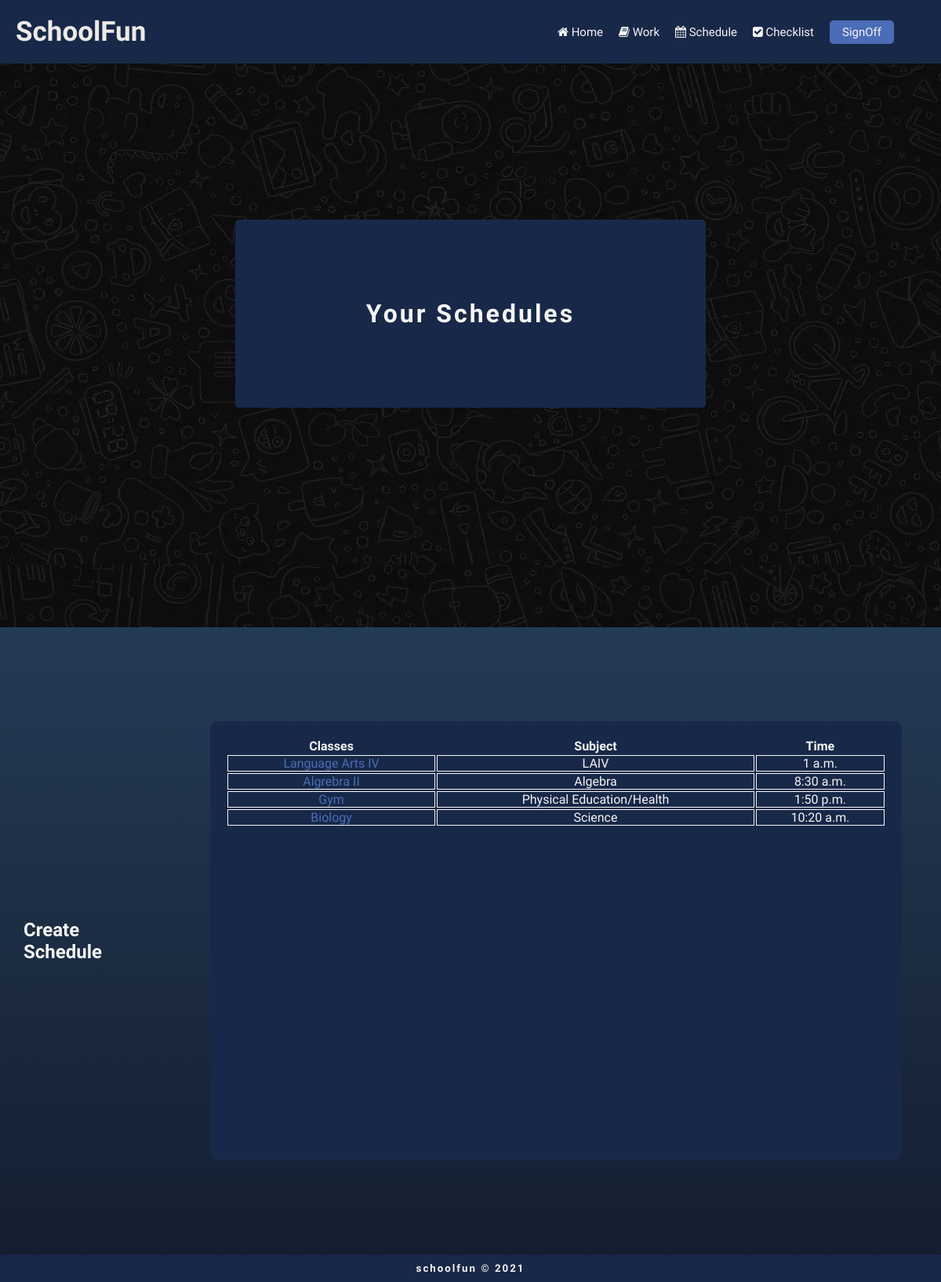
The app's page /schedule/ (signed in) with its own data.
### school/models.py (models this page shows, shortened)
class Schedule(models.Model):
    class_name = models.CharField(max_length=200)
    subject = models.CharField(max_length=200)
    time = models.TimeField(auto_now=False, auto_now_add=False)

### school/views.py (the view)
# urls.py: path("schedule/", views.ScheduleView.as_view(), name="schedule"),
class ScheduleView(LoginRequiredMixin, ListView):
    model = Schedule
    template_name = 'school/schedule_list.html'
    def get_context_data(self, **kwargs):
        context = super().get_context_data(**kwargs)
        context["schedules"] = Schedule.objects.all()
        return context

### school/templates/school/schedule_list.html
{% extends 'school/base.html' %}
{% load static %}
{% block content %}
    <div class="starter-page" style="background-image: url('{% static 'school/assets/welcomepage.jpeg' %}');">
        <div class="welcome">
            <h1>Your Schedules</h1>
        </div>
    </div>
    <div class="list-page">
        <a href="{% url 'add_schedule' %} "><h2 class="title-page">Create Schedule</h2></a>
        <div class="page">
        <table class="schedule-table">
            <thead>
                <tr>
                    <th>Classes</th>
                    <th>Subject</th>
                    <th>Time</th>
                </tr>
            </thead>
            <tbody>
            {% for schedule in schedules %}
                <tr class="lists">
                    <td><a href="{% url 'delete_schedule' schedule.id %}">{{ schedule.class_name }}</a></td>
                    <td>{{ schedule.subject }}</td>
                    <td>{{ schedule.time }}</td>
                </tr>
            {% endfor %}
            </tbody>
        </table>
        </div>
    </div>
{% endblock %}

### school/static/school/main.css (style rules this page uses)
* { font-family: 'Irish Grover', Impact, Haettenschweiler, 'Arial Narrow Bold', sans-serif; margin: 0; padding: 0; box-sizing: border-box; text-decoration: none; }
html { scroll-behavior: smooth; height: 100vh; }
.starter-page, .work-page, .checklist-page, .list-page, .form-page { height: 100vh; width: 100%; display: flex; justify-content: center; align-items: center; background: #141E30; background: -webkit-linear-gradient(to bottom, #243B55, #141E30); background: linear-gradient(to bottom, #243B55, #141E30); }
.welcome { width: 50%; display: flex; justify-content: center; flex-direction: column; text-align: center; height: 30%; padding: 20px; background-color: #182848; color: whitesmoke; border-radius: 5px; letter-spacing: 3px; }
.title-page { color: whitesmoke; margin: 20px; padding: 10px; }
.page { display: grid; align-items: flex-start; width: 80%; height: 70%; margin: 50px; background-color: #182848; color: whitesmoke; border-radius: 10px; }
.work-table, .checklist-table, .schedule-table { margin: 20px; width: auto; }
td { border: 1px solid whitesmoke; text-align: center; }
.list-page { background: #141E30; background: -webkit-linear-gradient(to bottom, #243B55, #141E30); background: linear-gradient(to bottom, #243B55, #141E30); }
.lists a { color:#4b6cb7; }

### records on screen
Schedule: class_name "Language Arts IV", subject "LAIV", time "1 a.m."
Schedule: class_name "Algrebra II", subject "Algebra", time "8:30 a.m."
Schedule: class_name "Gym", subject "Physical Education/Health", time "1:50 p.m."
Schedule: class_name "Biology", subject "Science", time "10:20 a.m."
